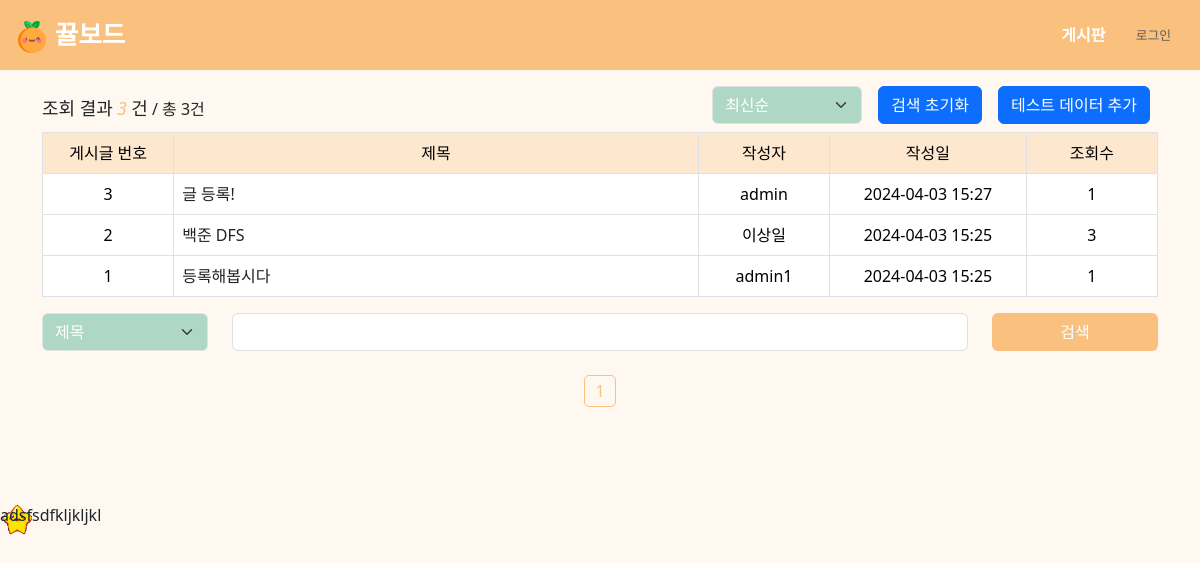
Before: /board/index with the older database file.
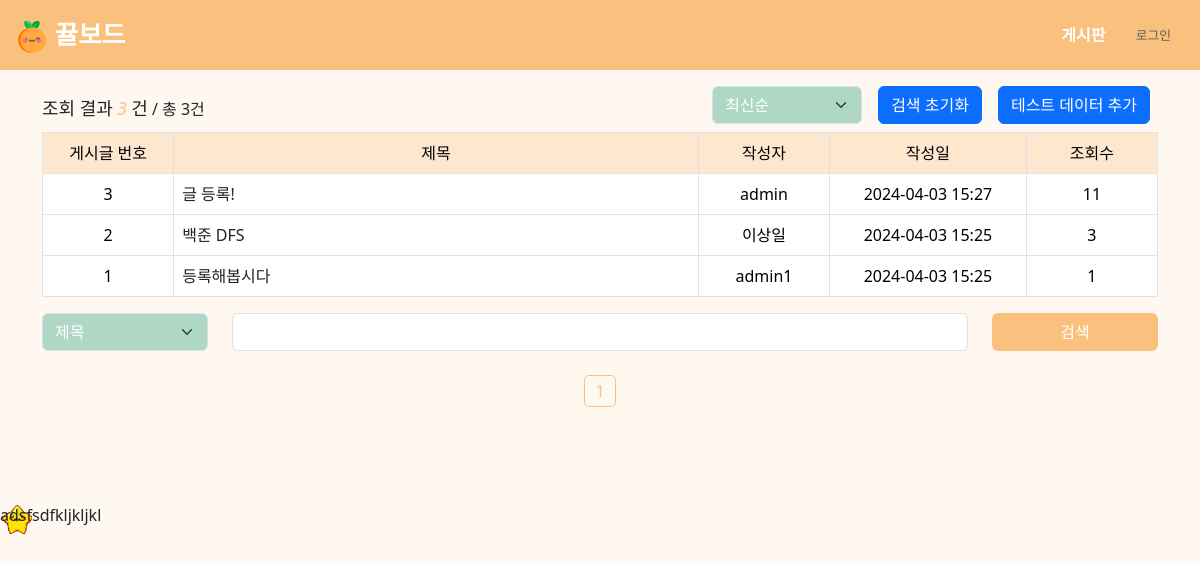
After: the same page with the newer database file.
### app/database.py (models this page shows, shortened)
class Post(db.Model):
    post_id = db.Column(db.Integer, primary_key=True, autoincrement=True)
    title = db.Column(db.String, nullable=False)
    body = db.Column(db.Text, nullable=False)
    user_id = db.Column(db.Integer, ForeignKey('user.user_id'), nullable=False)
    status = db.Column(db.String, nullable=True)
    problem_url = db.Column(db.String, nullable=True)
    created_at = db.Column(db.DateTime, nullable=False)
    updated_at = db.Column(db.DateTime, nullable=False)
    click_count = db.Column(db.Integer, nullable=True)
    like_count = db.Column(db.Integer, nullable=True)
    secret_mode = db.Column(db.Boolean, nullable=True)
    user = relationship('User', back_populates='posts', lazy='joined')
    comments = relationship('Comment', back_populates='post', lazy='joined', cascade='all, delete-orphan')

class User(UserMixin, db.Model):
    user_id = db.Column(db.Integer, primary_key=True)
    username = db.Column(db.String, unique=True, nullable=False)
    password = db.Column(db.String)
    email = db.Column(db.String, unique=True)
    grade = db.Column(db.Integer, default=0)
    userpic = db.Column(db.String)
    comment = db.Column(db.String)
    created_at = db.Column(db.DateTime, default=datetime.now)
    posts = relationship('Post', back_populates='user', lazy='joined')
    comments = relationship('Comment', back_populates='user', lazy='joined')

### app/board/routes.py (the view)
@board_bp.route('/index')
def index():
    cate = request.args.get('cate', "", type=str)
    keyword = request.args.get('keyword', "", type=str)
    page = request.args.get('page', 1, type=int)
    sort = request.args.get('sort', 'recent', type=str)
    perPage = 20
    if keyword:
        if cate == "title":
            posts_query = Post.query.filter(Post.title.like(f"%{keyword}%"))
        elif cate == "writer":
            posts_query = Post.query.join(User).filter(User.username == keyword)
        elif cate == "content":
            posts_query = Post.query.filter(Post.body.like(f"%{keyword}%"))
        else:
            posts_query = Post.query
    else:
        posts_query = Post.query
    if sort == 'old':
        posts_query = posts_query.order_by(Post.created_at.asc())
    elif sort == 'recent':
        posts_query = posts_query.order_by(Post.created_at.desc())
    elif sort == 'click':
        posts_query = posts_query.order_by(Post.click_count.desc())
    pag = posts_query.paginate(page=page, per_page=perPage)
    stIdx = pag.total - (pag.page - 1) * pag.per_page
    postsCount = min(pag.total, (page - 1) * perPage + len(pag.items))
    isLogin = current_user.is_authenticated
    return render_template('board/index.html', pag=pag, postsCount=postsCount, keyword=keyword, cate=cate, stIdx=stIdx, sort=sort, isLogin=isLogin)

### templates/board/index.html (shortened to what this page needs)
{% extends "layout.html" %}
{% block content %}
    <div class="container">
        <div>
            <div class="row">
                <div class="col align-items-center d-flex">
                    <div class="board-text-line">
                        <h2>조회 결과</h2>
                        <h2 class="post-count">{{ postsCount }}</h2>
                        <h2>건</h2>
                        <h3>/ 총 {{ pag.total }}건</h3>
                    </div>
                </div>
                <div class="col justify-content-end d-flex">
                    <div class="col mb-2 mx-2 justify-content-end d-flex">
                        <select id="sort-by-select" class="form-select form-select-color-custom form-select-size-custom"
                                aria-label="">
                            <option value="recent" {% if sort=='recent' %}selected{% endif %}>최신순</option>
                        </select>
                    </div>
                    <a href="{{ url_for('board.index') }}" class="btn btn-primary mb-2 mx-2">검색 초기화</a>
                    <form class="form-inline" action="{{ url_for('board.test_data') }}" method="POST">
                        <button type="submit" class="btn btn-primary mb-2 mx-2">테스트 데이터 추가</button>
                    </form>
                </div>
            </div>
            <table class="table postTable table-bordered">
                <thead>
                <tr>
                    <th class="postNum">게시글 번호</th>
                    <th class="postTitle">제목</th>
                    <th class="postWriter">작성자</th>
                    <th class="postDate">작성일</th>
                    <th class="postHit">조회수</th>
                </tr>
                </thead>
                <tbody>
                {% for post in pag.items %}
                    <tr>
                        <td style="text-align: center;">{{ stIdx - loop.index0 }}</td>
                        <td>
                            <a class="board-td-custom" href="{{ url_for('board.detail', post_id=post.post_id)}}">{{ post.title }}</a>
                        </td>
                        <td style="text-align: center;">{{ post.user.username }}</td>
                        <td style="text-align: center;">{{ post.updated_at.strftime("%Y-%m-%d %H:%M") }}</td>
                        <td style="text-align: center;">{{ post.click_count }}</td>
                    </tr>
                {% endfor %}
                </tbody>
            </table>
        </div>
        <form>
            <div class="row">
                <div class="col-lg-2">
                    <select name="cate" class="form-select form-select-color-custom form-select-size-custom" aria-label="" style="width: 100%;">
                        <option value="title" {% if cate=='title' %}selected{% endif %}>제목</option>
                    </select>
                </div>
                <div class="col-lg-8">
                    <input type="text" name="keyword" value="{{keyword}}" class="form-control">
                </div>
                <div class="col-lg-2">
                    <button class="btn btn-theme-color" style="width: 100%;">검색</button>
                </div>
            </div>
        </form>
        <div class="page-nav mt-4">
            <div class="col justify-content-center d-flex align-items-center">
                {% for page_num in pag.iter_pages() %}
                    {% if page_num %}
                        {% if page_num != pag.page %}
                            <a class="page-nav-item" href="{{ url_for('board.index', page=page_num, sort=sort, cate=cate, keyword=keyword) }}">{{ page_num }}</a>
                        {% else %}
                            <a class="page-nav-item-current">{{ page_num }}</a>
                        {% endif %}
                    {% else %}
                        ...
                    {% endif %}
                {% endfor %}
            </div>
        </div>
    </div>
{% endblock %}

### templates/layout.html (shortened to what this page needs)
<!doctype html>
<html lang="en">
<head>
    <link rel="stylesheet" type="text/css" href="{{ url_for('static', filename='css/custom.css') }}">
    <link rel="stylesheet" type="text/css" href="{{ url_for('static', filename='css/board.css') }}">
    <link rel="stylesheet" type="text/css" href="{{ url_for('static', filename='css/comment.css') }}">
</head>
<body>
    <nav id="Nav">
        <div class="navContainer">
            <a class="navLogo" href="{{ url_for('board.index') }}">
                <img class="navbarLogo" src="/static/kkyul.png" alt="🍊">
                뀰보드
            </a>
            <div>
                <a href="{{ url_for('board.index') }}" class="btn navBtn">게시판</a>
                {% if current_user.is_authenticated %}
                <a href="{{ url_for('acc.profile') }}" class="btn navBtn">내정보</a>
                <a href="{{ url_for('acc.logout') }}" class="btn navBtn loginBtn">로그아웃</a>
                {% else %}
                <a href="{{ url_for('acc.login') }}" class="btn loginBtn">로그인</a>
                {% endif %}
            </div>
        </div>
    </nav>
    <div class="customBody">
        {% block content %}
        {% endblock %}
    </div>
    <div class="cursor">
        adsfsdfkljkljkl
    </div>
</body>
</html>

### static/css/board.css (style rules this page uses)
.table thead th { text-align: center; font-weight: normal; background-color: rgba(250, 193, 126, 0.3); }
.table th:nth-child(1) { width: 10%; }
.table th:nth-child(2) { width: 40%; }
.table th:nth-child(3) { width: 10%; }
.table th:nth-child(4) { width: 15%; }
.table th:nth-child(5) { width: 10%; }
.board-text-line h2 { font-size: 18px; display: inline; }
.board-text-line h3 { font-size: 16px; display: inline; }
.board-text-line .post-count { color: #FAC17E; font-style: italic; }
.form-select-color-custom { background-color: #AED7C6; color: #FFFFFF; }
.form-select-size-custom { width: 150px; }
.btn-theme-color, .btn-theme-color:hover { background-color: #FAC17E; color: #FFFFFF; }
.page-nav .page-nav-item-current { margin-left: 9px; margin-right: 9px; color: #FAC17E; border: 1px solid #FAC17E; border-radius: 5px; padding: 3px 10px; }
.board-td-custom { color: #222222; }

Changed rows visible on the page:
changed Post "글 등록!": click_count "1" → "11"
